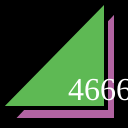
Frame 1 (no input)
Frame 60 (no input): identical to frame 1, image omitted
Frame 120 (the mouse pressed at the canvas centre since frame 60): identical to frame 1, image omitted

The p5.js sketch that drew this single still picture (run headless with seeded random() and noise() and a simulated clock; from frame 60 on, the mouse is pressed at the canvas centre):

// p5.js sketch
// ── sketch.js
function setup() {
  createCanvas(128,128);
}

function draw() {
  background(0);
  strokeWeight(4);
  fill(178, 100, 162);
  triangle(12,120,116,120,116,10);
  fill(94, 185, 84);
  triangle(0,108,106,108,106,0);
  fill(255);
  textSize(32);
  textFont("serif");
  text("4666", 68, 100);
}
